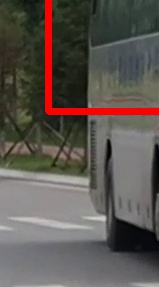
#> input picture pi/getimg/capture/Vehical10_1.jpg, 159 x 287 px, found by its file name; its folder holds only this picture in this run
$ python load_car_datebase.py
#> lines starting #> are read from the running program, lines starting #| are printed output that depends on the picture
#> in read_path, image is the input picture: shape (287, 159, 3); mean B, G, R 80.5, 86.4, 93.2
# -*- coding: utf-8 -*-
import os
import numpy as np
import cv2
IMAGE_SIZE = 64
# 按照指定图像大小调整尺寸
def resize_image(image, height=IMAGE_SIZE, width=IMAGE_SIZE):
#> called with height = 64, width = 64
    top, bottom, left, right = (0, 0, 0, 0)
    # 获取图像尺寸
    shape = image.shape
#> shape = (287, 159, 3)
    h=shape[0]
#> h = 287
    w=shape[1]
#> w = 159
    # 对于长宽不相等的图片，找到最长的一边
    longest_edge = max(h, w)
#> longest_edge = 287
    # 计算短边需要增加多上像素宽度使其与长边等长
    if h < longest_edge:
        dh = longest_edge - h
        top = dh // 2
        bottom = dh - top
    elif w < longest_edge:
        dw = longest_edge - w
#> dw = 128
        left = dw // 2
#> left = 64
        right = dw - left
#> right = 64
    else:
        pass
        # RGB颜色
    BLACK = [0, 0, 0]
    # 给图像增加边界，是图片长、宽等长，cv2.BORDER_CONSTANT指定边界颜色由value指定
    constant = cv2.copyMakeBorder(image, top, bottom, left, right, cv2.BORDER_CONSTANT, value=BLACK)
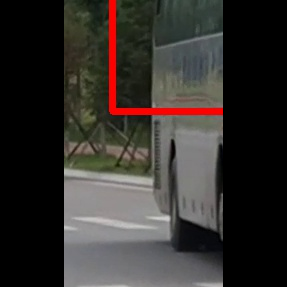
#> constant: shape (287, 287, 3); mean B, G, R 44.6, 47.8, 51.6
    # 调整图像大小并返回
    return cv2.resize(constant, (height, width))
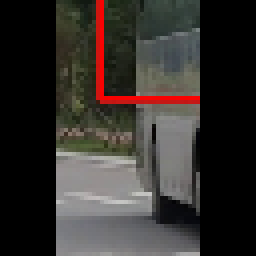
#> returned value: shape (64, 64, 3) (shown 4 times larger); mean of channels 0, 1, 2 45, 48.3, 52.7; drawn as B, G, R
# 读取训练数据
images = []
labels = []
def read_path(path_name):
    for dir_item in os.listdir(path_name):
        # 从初始路径开始叠加，合并成可识别的操作路径
        full_path = os.path.abspath(os.path.join(path_name, dir_item))
        if os.path.isdir(full_path):  # 如果是文件夹，继续递归调用
            read_path(full_path)
        else:  # 文件
            if dir_item.endswith('.jpg'):
                print(full_path)
                image = cv2.imread(full_path)
                image = resize_image(image, IMAGE_SIZE, IMAGE_SIZE)
                # 放开这个代码，可以看到resize_image()函数的实际调用效果
                images.append(image)
                labels.append(os.path.dirname(full_path))
    print("labels:")
    print(labels)
    return images, labels
# 从指定路径读取训练数据
def load_dataset(path_name):
    images, labels = read_path(path_name)
    # 将输入的所有图片转成四维数组，尺寸为(图片数量*IMAGE_SIZE*IMAGE_SIZE*3)
    # 图片为64 * 64像素,一个像素3个颜色值(RGB)
    images = np.array(images)
    print(images.shape)
    # 标注数据，其他车辆全部指定为0
    labels = np.array([0 if label.endswith('non_vehicle') else 1 for label in labels])
    return images, labels
if __name__=='__main__':
    path_name=r"D:\DaChuangworkspace\capture"
    read_path(path_name)

$ run again, on pi/getimg/capture/Vehical146_0.jpg
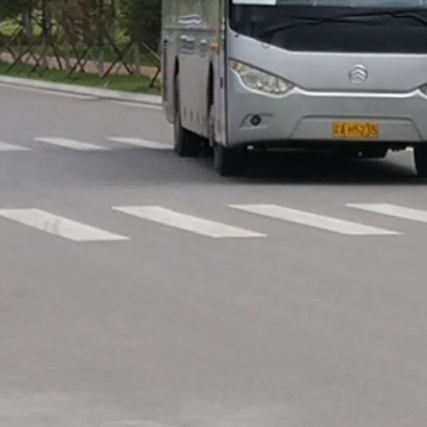
#> input picture pi/getimg/capture/Vehical146_0.jpg, 427 x 427 px, found by its file name
#> in read_path, image is the input picture: shape (427, 427, 3); mean B, G, R 128.2, 130.2, 131.8
#> in resize_image, `return cv2.resize(constant, (height, width))`:
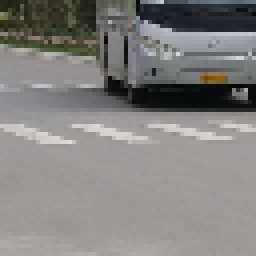
#> returned value: shape (64, 64, 3) (shown 4 times larger); mean of channels 0, 1, 2 127.8, 129.8, 131.4; drawn as B, G, R

$ run again, on pi/getimg/capture/Vehical14_3.jpg
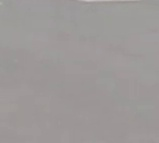
#> input picture pi/getimg/capture/Vehical14_3.jpg, 159 x 143 px, found by its file name
#> in read_path, image is the input picture: shape (143, 159, 3); mean B, G, R 152.2, 153, 157.1
#> in resize_image, `constant = cv2.copyMakeBorder(image, top, bottom, left, right, cv2.BOR..`:
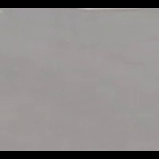
#> constant: shape (159, 159, 3); mean B, G, R 136.9, 137.6, 141.3

$ run again, on pi/getimg/capture/Vehical15_1.jpg
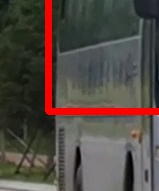
#> input picture pi/getimg/capture/Vehical15_1.jpg, 159 x 191 px, found by its file name
#> in read_path, image is the input picture: shape (191, 159, 3); mean B, G, R 67.2, 73.4, 82.6
#> in resize_image, `constant = cv2.copyMakeBorder(image, top, bottom, left, right, cv2.BOR..`:
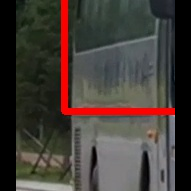
#> constant: shape (191, 191, 3); mean B, G, R 56, 61.1, 68.7
#> in resize_image, `return cv2.resize(constant, (height, width))`:
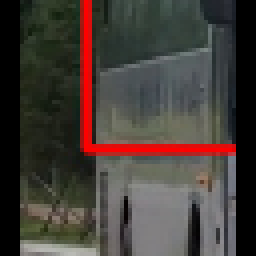
#> returned value: shape (64, 64, 3) (shown 4 times larger); mean of channels 0, 1, 2 56.5, 61.7, 69.4; drawn as B, G, R

$ run again, on pi/getimg/capture/Vehical10_2.jpg
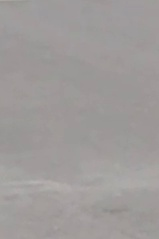
#> input picture pi/getimg/capture/Vehical10_2.jpg, 159 x 239 px, found by its file name
#> in read_path, image is the input picture: shape (239, 159, 3); mean B, G, R 153.9, 155, 158.9
#> in resize_image, `constant = cv2.copyMakeBorder(image, top, bottom, left, right, cv2.BOR..`:
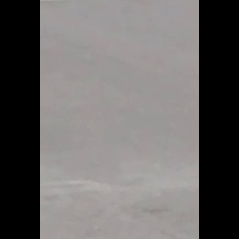
#> constant: shape (239, 239, 3); mean B, G, R 102.4, 103.1, 105.7
